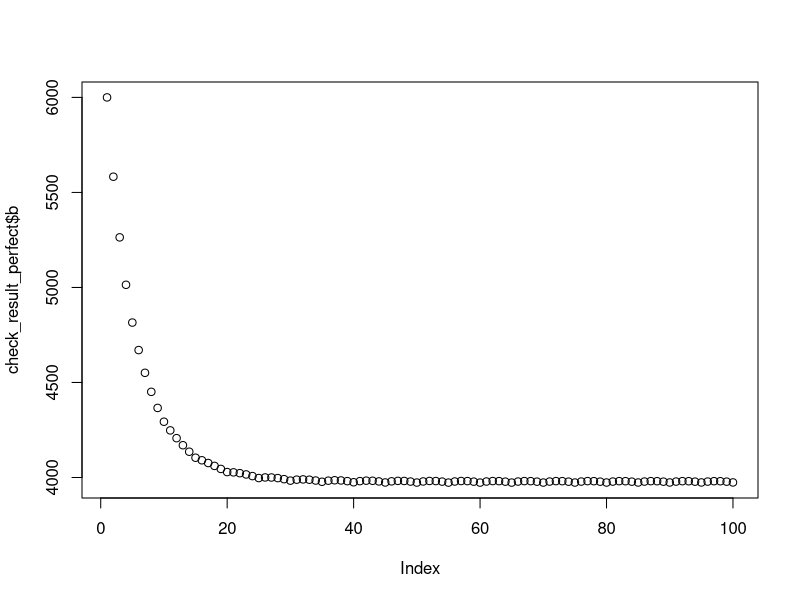

Reproduce this figure in R.
## ---- chunk 1
knitr::opts_chunk$set(echo = TRUE)
library(tidyverse)
## ---- chunk 2

#create an interval vector for times that we do want to do the assessment:
assess_int <- seq(5,100,5)

#Write a "not contained in" function"
`%not_in%` <- purrr::negate(`%in%`)
## ---- chunk 3
#Baseline model with error around the f_ratio (f/fmsy) and no repetition of the stock assessment process for the duration of the simulation:

sim_perfect <- function(b, r, r_s, p, k, years){
  
  results <- data.frame(
    b = rep(NA, years), c = rep(NA, years), 
    year = 1:years, r = rep(NA, years), f = rep(NA, years),
    f_msy = rep(NA, years)) #Setup the results dataframe 
  
  #Set the initial result for the outputs in year 1
  results$b[1] = b
  results$r[1] = r
  fmsy <-function(r,p){r * (1 / (1+p))} #set up the function to calculate Fmsy based on growth (r) and shape parameter (p)
  r_calc1 <- results$r[1]
  results$f_msy[1] <- fmsy(r=r_calc1, p=p) #calculate fmsy in year 1 based on historical parameters
  results$f[1] = results$f_msy[1]
  results$c[1] = results$f[1] * results$b[1] #calculate catch in year one based on f_msy
  
  ## Loop the model over the specified number of years
  for (t in 2:years) {
    if(results$year[t] %in% assess_int){
    results$r[t] = results$r[t-1] + (r_s*results$r[t-1]) 
    
    # Calculate fmsy in time t from current r 
    r_calc2 <- results$r[t]
    results$f_msy[t] <- fmsy(r=r_calc2, p=p)
    results$b[t] = results$b[t-1] + (results$r[t-1] / p)*results$b[t-1]*(1 - ((results$b[t-1]/k) ^ p))-results$c[t-1]
    results$f[t] = results$f_msy[t]
    results$c[t] = results$f[t] * results$b[t]
    }
    
    if(results$year[t] %not_in% assess_int){
    results$r[t] = results$r[t-1] + (r_s*results$r[t-1])
    
    # Calculate fmsy in time t
    r_calc3 <- results$r[t]
    results$f_msy[t] <- fmsy(r=r_calc3, p=p) 
    results$b[t] = results$b[t-1] + (results$r[t-1] / p)*results$b[t-1]*(1 - ((results$b[t-1]/k) ^ p))-results$c[t-1]
    results$f[t] = results$f[t-1]
    results$c[t] = results$f[t] * results$b[t]
    }
}
  return(results)
}
## ---- chunk 4

check_result_perfect <- sim_perfect(b=6000, r=0.2, r_s=-0.005, p=0.2, k=10000, years=100)

plot(check_result_perfect$b)
## ---- chunk 5

#Design experiments
list_perfect <- list(
  b = c(1500, 4000, 6000),
  r = seq(0.1, .8, .05),
  r_s = seq(-0.01767, 0.01623, 0.002), 
  p = 0.2,
  k = 10000,
  years = 100
)

input_perfect <- list_perfect %>%
  cross()


## ---- chunk 6

results = list()

#Run the model over the input lists:

for(i in 1:765){
  results[[i]] <- sim_perfect(b=input_perfect[[i]]$b, r=input_perfect[[i]]$r,
                             r_s=input_perfect[[i]]$r_s, p=input_perfect[[i]]$p,
                             k=input_perfect[[i]]$k,years=input_perfect[[i]]$years)
}

## ---- chunk 7

#Create the list of column names:
col_names <- c("b", "c", "year", "r", "f", "f_msy", "id", "r_0", "r_s")

#Create a new list with ids
results_id <- list()

#Loop to add ids to each experiment in the list - make sure the 1:xxx matches the number of lists in the results
for(i in 1:765){
  dat <- as.data.frame(matrix(unlist(results[i]), ncol = 6))
  dat$id <- i
  dat$r_0 <- rep(input_perfect[[i]]$r, 100)
  dat$r_s <- rep(input_perfect[[i]]$r_s, 100)
  results_id[[i]] <- dat
}

#Bind all the experiments together
results_perfect_rep5 <- bind_rows(results_id)

#Update the column names:
colnames(results_perfect_rep5) <- col_names

#Write as CSV:
# library(here)
# write.csv(results_perfect_rep5, file=file.path(here(),"/Tests/perfect_management/csv_results/perfect_rep5.csv"),
#           row.names = FALSE)

